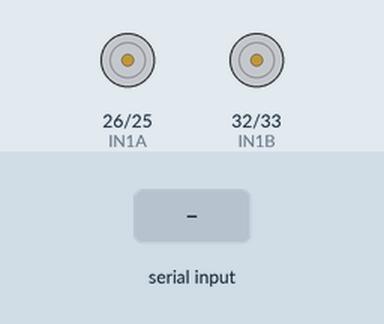
Recording of a sketch running on a simulated ESP32. On the bench: motor-driver pin pairs drawn as motors (green arrow = first pin HIGH = forward, orange = second pin HIGH = backward, longer = more drive). The inputs (shaded band) are chosen by the test bench. Nothing arrives over Bluetooth unless stated; what the sketch prints to the serial monitor is not drawn.

Above: at 1.2 s.
1.3 s: "s" received over the second serial link
At 2.4 s:
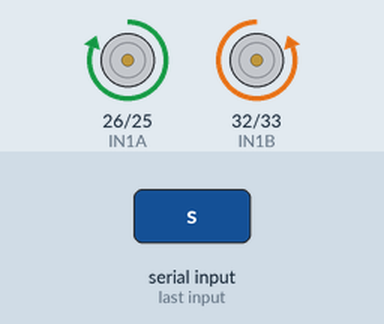
2.8 s: "b" received over the second serial link
At 3.5 s:
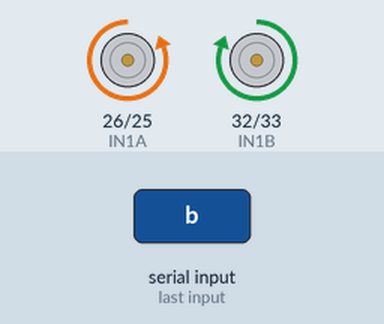
4.3 s: "r" received over the second serial link
At 4.6 s:
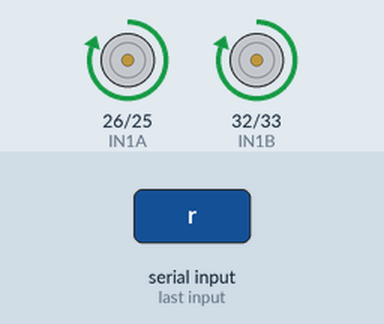
5.8 s: "l" received over the second serial link
At 7.0 s:
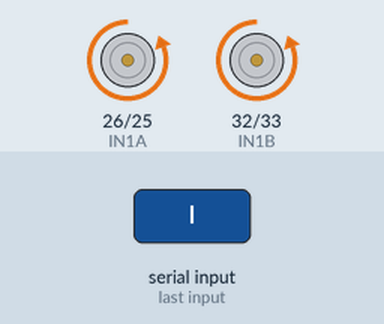
7.3 s: "0" received over the second serial link
At 8.1 s:
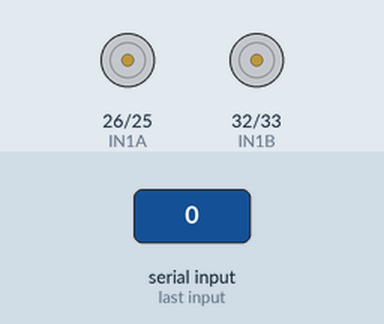
Timing chart, 0 to 9.8 s (numbered marks = the images above; inputs shaded):
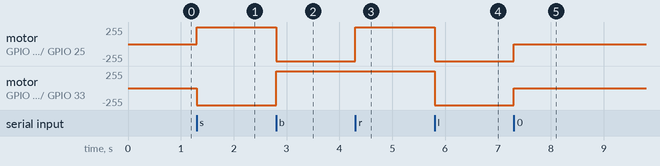

The sketch:

ESP32_Car_Sensor.ino
```cpp
#include "BluetoothSerial.h"

#if !defined(CONFIG_BT_ENABLED) || !defined(CONFIG_BLUEDROID_ENABLED)
#error Bluetooth is not enabled! Please run `make menuconfig` to and enable it
#endif

BluetoothSerial SerialBT;

#define IN1A 26
#define IN2A 25

#define IN1B 32
#define IN2B 33

#define TRIG 5
#define ECHO 17


void setup() {
  // put your setup code here, to run once:
  pinMode(IN1A, OUTPUT);
  pinMode(IN2A, OUTPUT);
  pinMode(IN1B, OUTPUT);
  pinMode(IN2B, OUTPUT);

  pinMode(TRIG, OUTPUT);
  pinMode(ECHO, INPUT);

  Serial.begin(115200);
  Serial.println("Start!");
  SerialBT.begin("#ESP32_Car");
  SerialBT.println("Start!");
  randomSeed(analogRead(0));
}
char data;
bool autoMode = false;

double duration = 0;
double distance = 0;
double speed_of_sound = 331.5 + 0.6 * 25; // 25℃の気温の想定

int waiting = 0;
void loop() {
for(;;){
      ///////////////////////////////////////////↓autoMode
     if(autoMode==true)
      {
            digitalWrite(TRIG, LOW);
            delayMicroseconds(2);
            digitalWrite( TRIG, HIGH );
            delayMicroseconds( 10 );
            digitalWrite( TRIG, LOW );
            duration = pulseIn( ECHO, HIGH ); // 往復にかかった時間が返却される[マイクロ秒
            if (duration > 0) {
              duration = duration / 2; // 往路にかかった時間
              distance = duration * speed_of_sound * 100 / 1000000;
              Serial.print(distance);
              Serial.println("cm");
                 if(distance>100){
                    //run forward
                    digitalWrite(IN1A, HIGH);
                    digitalWrite(IN2A, LOW);
                    digitalWrite(IN1B, LOW);
                    digitalWrite(IN2B, HIGH);
                   }
                   else if(distance<40){
                     //back
                    digitalWrite(IN1A, LOW);
                    digitalWrite(IN2A, HIGH);
                    digitalWrite(IN1B, HIGH);
                    digitalWrite(IN2B, LOW);
                   }

                   else if(distance>50 && distance <60){
                   // waiting++;
                    digitalWrite(IN1A, LOW);
                    digitalWrite(IN2A, LOW);
                    digitalWrite(IN1B, LOW);
                    digitalWrite(IN2B, LOW);
                    /*if(waiting>100){
                      int randomNumber = random(2);
                      if(randomNumber==0){
                    digitalWrite(IN1A, HIGH);
                    digitalWrite(IN2A, LOW);
                    digitalWrite(IN1B, HIGH);
                    digitalWrite(IN2B, LOW);
                      }
                      if(randomNumber==1){
                    digitalWrite(IN1A, LOW);
                    digitalWrite(IN2A, HIGH);
                    digitalWrite(IN1B, LOW);
                    digitalWrite(IN2B, HIGH);
                      }
                      delay(200);
                    digitalWrite(IN1A, LOW);
                    digitalWrite(IN2A, LOW);
                    digitalWrite(IN1B, LOW);
                    digitalWrite(IN2B, LOW);
                    waiting=0;
                    }*/
                 }
             }
               if (SerialBT.available()) {
                    data = SerialBT.read();
                     if(data=='a'){autoMode=false;Serial.println("Changed MANUAL!");}
                     }
       }

    /////////////////////////////////////////////↓handleMode
   else if(autoMode==false){
      if (SerialBT.available()) {
         data = SerialBT.read();
         if (data == '0') {
          digitalWrite(IN1A, LOW);
          digitalWrite(IN2A, LOW);
          digitalWrite(IN1B, LOW);
          digitalWrite(IN2B, LOW);
         }
         else if (data == 's') {
          digitalWrite(IN1A, HIGH);
          digitalWrite(IN2A, LOW);
          digitalWrite(IN1B, LOW);
          digitalWrite(IN2B, HIGH);
         }
         else if (data == 'b') {
          digitalWrite(IN1A, LOW);
          digitalWrite(IN2A, HIGH);
          digitalWrite(IN1B, HIGH);
          digitalWrite(IN2B, LOW);
         }
         else if (data == 'r') {
          digitalWrite(IN1A, HIGH);
          digitalWrite(IN2A, LOW);
          digitalWrite(IN1B, HIGH);
          digitalWrite(IN2B, LOW);
         }
         else if (data == 'l') {
          digitalWrite(IN1A, LOW);
          digitalWrite(IN2A, HIGH);
          digitalWrite(IN1B, LOW);
          digitalWrite(IN2B, HIGH);
         }
         else if (data=='A'){
          autoMode=true;
          Serial.println("Changed AUTO!");
         }
      }
    }

    }
   }
```

Measured:
- after the input at 1.3 s, motor on GPIO 26 (IN1A) / GPIO 25 (IN2A): stopped → forward 255/255 at once; motor on GPIO 32 (IN1B) / GPIO 33 (IN2B): stopped → backward 255/255 at once
- after the input at 2.8 s, motor on GPIO 26 (IN1A) / GPIO 25 (IN2A): forward 255/255 → backward 255/255 at once; motor on GPIO 32 (IN1B) / GPIO 33 (IN2B): backward 255/255 → forward 255/255 at once
- after the input at 4.3 s, motor on GPIO 26 (IN1A) / GPIO 25 (IN2A): backward 255/255 → forward 255/255 at once
- after the input at 5.8 s, motor on GPIO 26 (IN1A) / GPIO 25 (IN2A), motor on GPIO 32 (IN1B) / GPIO 33 (IN2B): forward 255/255 → backward 255/255 at once
- after the input at 7.3 s, motor on GPIO 26 (IN1A) / GPIO 25 (IN2A), motor on GPIO 32 (IN1B) / GPIO 33 (IN2B): backward 255/255 → stopped at once
